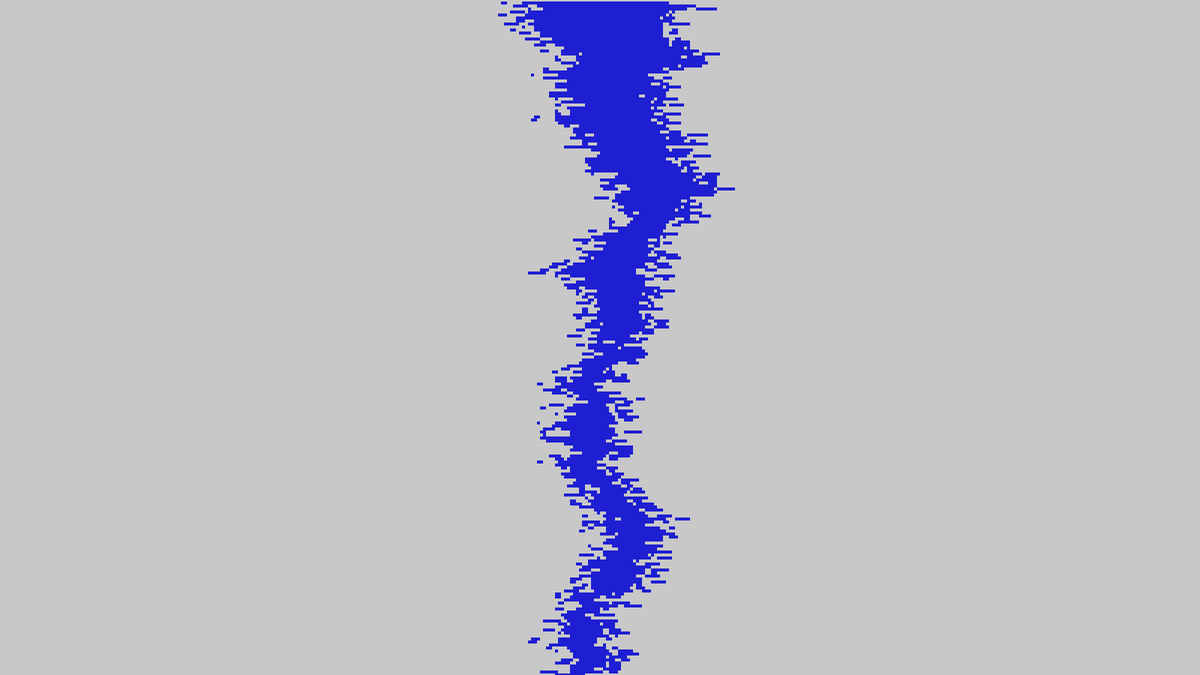
Frame 1 (no input)
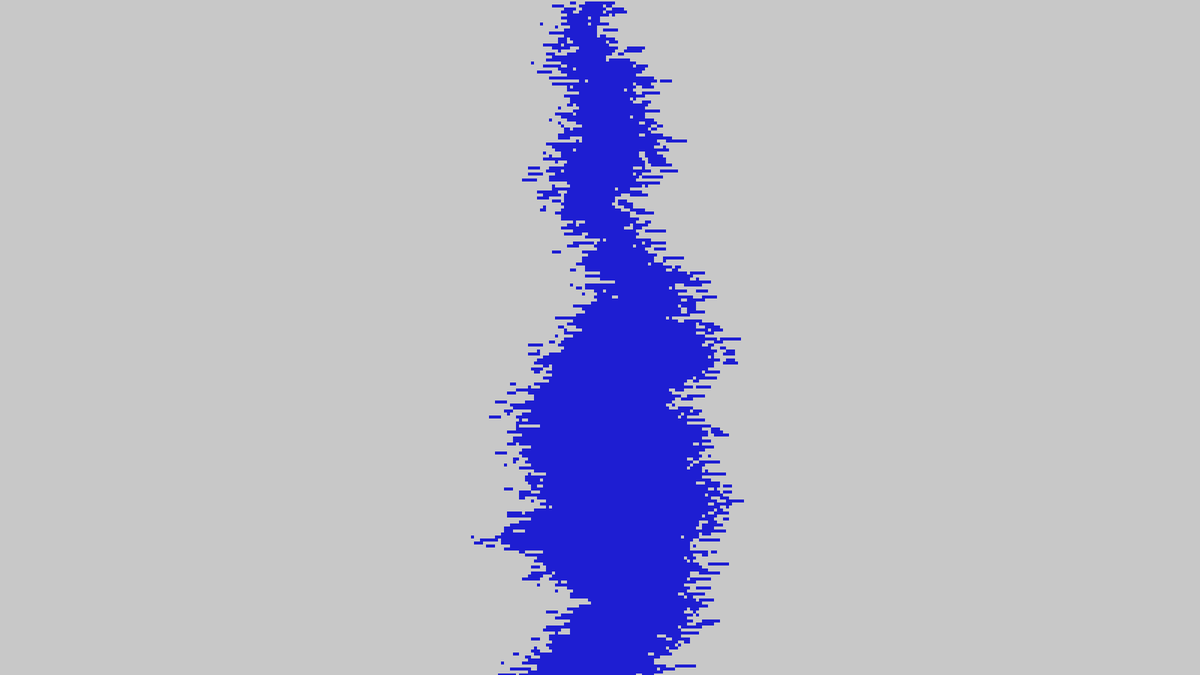
Frame 2 (the mouse pressed at the canvas centre, redrawn once)

The p5.js sketch that drew these frames (run headless with seeded random() and noise() and a simulated clock; the mouse was pressed at the canvas centre and the sketch redrawn once):

// p5.js sketch
// ── sketch.js
function setup() {
  createCanvas(1600, 900);
  //frameRate(2)
  noLoop()
  pixelDensity(4);
}

function draw() {
  background(200);
  // set the dimension of the pixels
  let scaleFactor = 4;
  scale(scaleFactor);
  // central line variables
  let centralPosition = width / scaleFactor / 2; // where the lines start
  let widthVariation = 4; // how much the lines width can vary
  let centralVariation = 4; // how much the lines are aligned to the center
  let fuzziness = 4; // how crazy the lines are
  let minWidth = 8; // minimum line width
  let maxWidth = 64; // maximum line width
  let lineWidth = int(random(minWidth, maxWidth + 1)); // first line width
  // lateral ines variables
  let lateralLinesGutter = 4; // how much the lateral lines are far from the central line
  let lateralLinesMaxWidth = 8; // maximum width of the lateral lines
  // draw the lines
  for (let i = 1; i <= height / scaleFactor; i ++) {
    // draw the central line
    let startPosition = centralPosition - int(lineWidth / 2) + plusMinus() * int(random(fuzziness));
    let endPosition = startPosition + lineWidth;
    drawLine(startPosition, endPosition, i);
    // draw the left line
    let startLeftPosition = startPosition - int(random(lateralLinesGutter)) - int(random(lateralLinesMaxWidth));
    let endLeftPosition = startLeftPosition + int(random(lateralLinesMaxWidth));
    drawLine(startLeftPosition, endLeftPosition, i);
    //draw the right line
    let startRightPosition = endPosition + int(random(lateralLinesGutter));
    let endRightPosition = startRightPosition + int(random(lateralLinesMaxWidth));
    drawLine(startRightPosition, endRightPosition, i);
    // update the width of the next line
    lineWidth = constrain(lineWidth + plusMinus() * int(random(widthVariation)), minWidth, maxWidth);
    // update the central position of the next line
    centralPosition = centralPosition + plusMinus() * int(random(centralVariation));
  }
}

function drawLine (startPosition, endPosition, i) {
  stroke(30, 30, 210);
  strokeCap(SQUARE);
  line(startPosition, i, endPosition, i);
}

function plusMinus() {
  let randomValue = random();
  return randomValue < 0.5 ? -1 : 1;
}
// ── flows.js
let canvasWidth = 1400; // Width of the canvas
let canvasHeight = 800; // Height of the canvas
let backgroundColor = 255; // Background color of the canvas

let backgroundImage; // Variable to store the background image

let columns, rows; // Number of columns and rows in the grid
let gridScale = 40; // Scale of the grid

let noiseScale = 0.05; // Scale of the Perlin noise
let noiseSpeed = 0.003; // Speed at which the noise changes over time

let vectorMagnitude = 0.5; // Initial magnitude of the vectors

let particleMaxSpeed = 1; // Maximum speed of particles
let particleMinSize = 20; // Minimum size of particles
let particleMaxSize = 40; // Maximum size of particles
let repulsionFactor = 3; // Repulsion strength between particles
let influenceRadius = 4; // How the particles are influenced by far away vectors (for smoothing)

let flowField; // Array to store flow field vectors
let particles = []; // Array to store particles
let totalParticles = 400; // Total number of particles

function setup() {
  createCanvas(canvasWidth, canvasHeight); // Create a canvas with specified width and height
  //pixelDensity(1); // Set the pixel density for standard displays

  // Calculate number of columns and rows based on canvas width, height, and grid scale
  columns = floor(canvasWidth / gridScale);
  rows = floor(canvasHeight / gridScale);

  // Initialize flow field array
  flowField = new Array(columns * rows);

  // Initialize particles
  for (let i = 0; i < totalParticles; i++) {
    let particleSize = int(random(particleMinSize, particleMaxSize)); // Generate random size for each particle
    particles.push(new Particle(particleSize));
  }
}

function draw() {
  background(backgroundColor); // Set background color

  // Calculate Perlin noise values for flow field
  let yOff = 0;
  for (let y = 0; y < rows; y++) {
    let xOff = 0;
    for (let x = 0; x < columns; x++) {
      let index = x + y * columns; // Calculate index in the flow field array
      let angle = noise(xOff, yOff, frameCount * noiseSpeed) * TWO_PI * 4; // Calculate angle based on Perlin noise
      let vector = p5.Vector.fromAngle(angle); // Create a 2D vector from the angle
      vector.setMag(vectorMagnitude); // Set the magnitude of the vector
      flowField[index] = vector; // Store the vector in the flow field array

      // Draw vectors
      stroke(0, 50); // Set vector color with transparency
      strokeWeight(1); // Set vector line thickness
      drawVector(
        vector,
        x * gridScale + gridScale / 2,
        y * gridScale + gridScale / 2,
        gridScale / 2,
      ); // Draw the vector
      xOff += noiseScale;
    }
    yOff += noiseScale;
  }

  // Update and display particles
  for (let i = 0; i < particles.length; i++) {
    particles[i].follow(flowField);
    particles[i].applyRepulsion(particles);
    particles[i].update();
    particles[i].display();
    particles[i].edges();
  }
}

// Function to draw a vector at a given position
function drawVector(v, x, y, scale) {
  push();
  translate(x, y);
  rotate(v.heading());
  let len = v.mag() * scale;
  line(0, 0, len, 0);
  pop();
}

// Particle class definition
class Particle {
  constructor(size) {
    this.pos = createVector(random(width), random(height)); // Initialize particle position randomly within canvas
    this.vel = createVector(0, 0); // Initialize particle velocity
    this.acc = createVector(0, 0); // Initialize particle acceleration
    this.maxSpeed = particleMaxSpeed; // Maximum speed of the particle
    this.size = size; // Size of the particle
  }

  // Function to steer particle based on flow field with smoothing
  follow(flow) {
    let x = floor(this.pos.x / gridScale); // Calculate column index for flow field
    let y = floor(this.pos.y / gridScale); // Calculate row index for flow field

    // Initialize variables for summing vectors in the neighborhood
    let sumVector = createVector(0, 0);
    let count = 0;

    // Loop through the neighborhood
    for (
      let yOffset = -influenceRadius;
      yOffset <= influenceRadius;
      yOffset++
    ) {
      for (
        let xOffset = -influenceRadius;
        xOffset <= influenceRadius;
        xOffset++
      ) {
        let i = x + xOffset;
        let j = y + yOffset;

        // Check if the neighbor is within bounds
        if (i >= 0 && i < columns && j >= 0 && j < rows) {
          let index = i + j * columns;
          let force = flow[index]; // Get the flow field vector at the current position
          sumVector.add(force); // Add the vector to the sum
          count++;
        }
      }
    }

    // If there are vectors in the neighborhood, steer towards the average direction
    if (count > 0) {
      sumVector.div(count); // Average the sum vector
      this.applyForce(sumVector); // Apply the averaged vector as force to the particle
    }
  }

  // Function to apply force to particle
  applyForce(force) {
    this.acc.add(force); // Add force to particle's acceleration
  }

  // Function to apply repulsion force between particles
  applyRepulsion(particles) {
    let repulsion = createVector(0, 0); // Initialize repulsion force
    for (let other of particles) {
      if (other !== this) {
        let d = dist(this.pos.x, this.pos.y, other.pos.x, other.pos.y); // Calculate distance between particles
        if (d < this.size * 2) {
          // Check if particles are too close
          let diff = p5.Vector.sub(this.pos, other.pos); // Calculate vector pointing away from other particle
          diff.normalize(); // Normalize vector
          diff.div(d); // Divide vector by distance
          repulsion.add(diff); // Add repulsion force to total force
        }
      }
    }
    repulsion.mult(repulsionFactor); // Scale repulsion force by repulsion factor
    this.applyForce(repulsion); // Apply repulsion force to particle
  }

  // Function to update particle position and velocity
  update() {
    this.vel.add(this.acc); // Update velocity based on acceleration
    this.vel.limit(this.maxSpeed); // Limit velocity to maximum speed

    // Apply velocity damping
    this.vel.mult(0.85); // Adjust damping factor as needed

    this.pos.add(this.vel); // Update position based on velocity
    this.acc.mult(0); // Reset acceleration to zero
  }

  // Function to display particle
  display() {
    fill(255); // Set fill color to white
    stroke(0); // Set stroke color to black
    square(this.pos.x, this.pos.y, this.size); // Draw particle as square
  }

  // Function to wrap particle around canvas edges
  edges() {
    // Adjust particle position if it goes beyond canvas boundaries
    if (this.pos.x > width + this.size) {
      this.pos.x = -this.size;
    } else if (this.pos.x < -this.size) {
      this.pos.x = width + this.size;
    }
    if (this.pos.y > height + this.size) {
      this.pos.y = -this.size;
    } else if (this.pos.y < -this.size) {
      this.pos.y = height + this.size;
    }
  }
}
